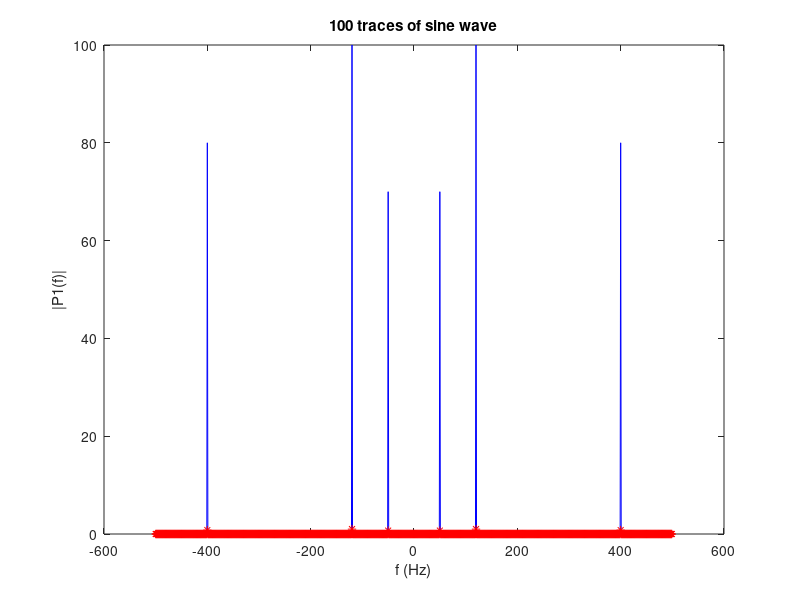

Here is the MATLAB script that generated this plot:
clc;
clear all;
close all;

%%
Fs = 1000; % Sampling Freq
del_T = 1/Fs; % time interval b/w two time samples
L = 1000; % Length of signal
T = (0:L-1)*del_T; % Total time

% Simulate a sine wave at three different frequencies
S = 0.7*sin(2*pi*50*T)+ (1)*sin(2*pi*120*T) + (0.8)*sin(2*pi*400*T);

% Make a dummy signal with 100 traces
S_Dum = zeros(1000,100);
for i=1:100
    S_Dum(:,i) =  S;
end

%% Plot Time Domain Signal
close all;
plot(T,S,'r');

%% Run FFT Function

for j=1:100
    Y(:,j)= fftshift(fft(S_Dum(:,j))); 
    P1(:,j) = 2*abs(Y(:,j)/L);
end
% Take average of computed FFT signal
P2 = sum(P1');
P3 = P2/100;

% Generate Frequency Vector
f = Fs*((-L/2):(L/2-1))/L;

%% Plot FFT Data
plot(f,P2,'b');
hold on;
plot(f,P3,'r--*')
title('100 traces of sine wave')
xlabel('f (Hz)')
ylabel('|P1(f)|')
















